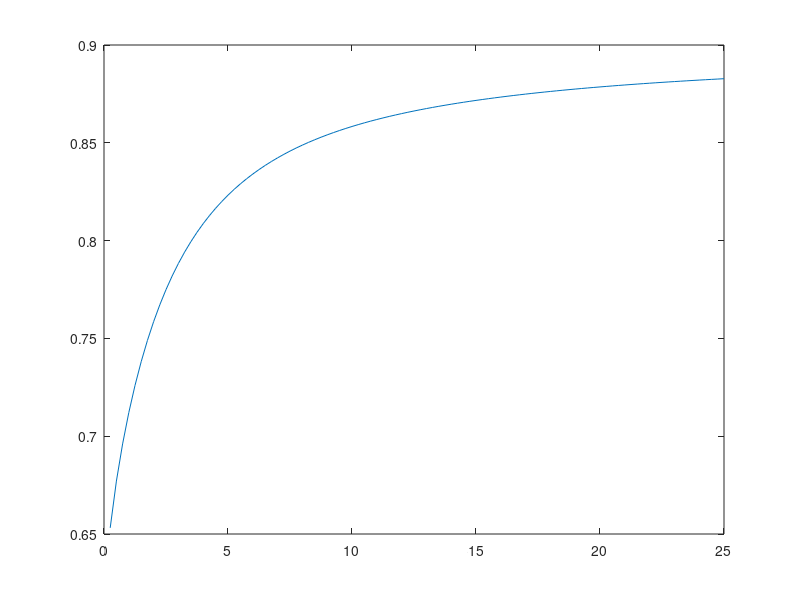

Here is the MATLAB script that generated this plot:
%% Initialization.
clear
clc
close all hidden

%% Measurement parameters.
delta_t = 0.25; % s
number_of_post_bleach_images = 100;
number_of_pixels = 256;
number_of_pad_pixels = 128;
r_bleach = 32; % pixels

intensity_inside_bleach_region = 0.6;
intensity_outside_bleach_region = 0.9;

%% Particle parameters.
D = 350;
k_on = 1;
k_off = 1;

p_free = k_off / ( k_on + k_off );
p_bound = k_on / ( k_on + k_off );

tic
%% Initial condition. 
% Create a high resolution initial condition which is then downsampled to 
% avoid too sharp edges.
upsampling_factor = 3;

[X, Y] = meshgrid(1:upsampling_factor*(number_of_pixels + 2 * number_of_pad_pixels), 1:upsampling_factor*(number_of_pixels + 2 * number_of_pad_pixels));
X = X - 0.5;
Y = Y - 0.5;
xc = number_of_pad_pixels + number_of_pixels / 2;
yc = number_of_pad_pixels + number_of_pixels / 2;

U0 = zeros(size(X));
U0( (X - upsampling_factor * xc).^2 + (Y - upsampling_factor * yc).^2 <= (upsampling_factor * r_bleach)^2 ) = intensity_inside_bleach_region;
U0( (X - upsampling_factor * xc).^2 + (Y - upsampling_factor * yc).^2 > (upsampling_factor * r_bleach)^2 ) = intensity_outside_bleach_region;

% Distribute bound and free according to their marginal distribution,
% defined by p_free and p_bound.
B0 = p_bound * U0;
U0 = p_free * U0;

B0 = imresize(B0, [number_of_pixels + 2 * number_of_pad_pixels, number_of_pixels + 2 * number_of_pad_pixels]);
U0 = imresize(U0, [number_of_pixels + 2 * number_of_pad_pixels, number_of_pixels + 2 * number_of_pad_pixels]);
clear X Y

%% FFT of initial conditions.
F_U0 = fft2(U0);
F_B0 = fft2(B0);

%% FFT space time evolution of PDE system.
F_image_data_post_bleach_u = zeros(number_of_pixels + 2 * number_of_pad_pixels, number_of_pixels + 2 * number_of_pad_pixels, number_of_post_bleach_images);
F_image_data_post_bleach_b = zeros(number_of_pixels + 2 * number_of_pad_pixels, number_of_pixels + 2 * number_of_pad_pixels, number_of_post_bleach_images);
image_data_post_bleach_u = zeros(number_of_pixels + 2 * number_of_pad_pixels, number_of_pixels + 2 * number_of_pad_pixels, number_of_post_bleach_images);
image_data_post_bleach_b = zeros(number_of_pixels + 2 * number_of_pad_pixels, number_of_pixels + 2 * number_of_pad_pixels, number_of_post_bleach_images);

[XSI1, XSI2] = meshgrid(-(number_of_pixels + 2 * number_of_pad_pixels)/2:(number_of_pixels + 2 * number_of_pad_pixels)/2-1, ...
                        -(number_of_pixels + 2 * number_of_pad_pixels)/2:(number_of_pixels + 2 * number_of_pad_pixels)/2-1);

XSI1 = XSI1 * 2 * pi / (number_of_pixels + 2 * number_of_pad_pixels);
XSI2 = XSI2 * 2 * pi / (number_of_pixels + 2 * number_of_pad_pixels);
XSISQ = XSI1.^2 + XSI2.^2;
XSISQ = ifftshift(XSISQ);

% Diagonalization, excluding time t which DD will be multiplied with.
PP11 = -(k_on - k_off + (D^2.*XSISQ.^2 + 2.*D.*k_on.*XSISQ - 2.*D.*k_off.*XSISQ + k_on^2 + 2.*k_on.*k_off + k_off^2).^(1./2) + D.*XSISQ)./(2.*k_on);
PP12 = -(k_on - k_off - (D^2.*XSISQ.^2 + 2.*D.*k_on.*XSISQ - 2.*D.*k_off.*XSISQ + k_on^2 + 2.*k_on.*k_off + k_off^2).^(1./2) + D.*XSISQ)./(2.*k_on);

DD11 = -((k_on + k_off + (D^2.*XSISQ.^2 + 2.*D.*k_on.*XSISQ - 2.*D.*k_off.*XSISQ + k_on^2 + 2.*k_on.*k_off + k_off^2).^(1./2) + D.*XSISQ))./2;
DD22 = -((k_on + k_off - (D^2.*XSISQ.^2 + 2.*D.*k_on.*XSISQ - 2.*D.*k_off.*XSISQ + k_on^2 + 2.*k_on.*k_off + k_off^2).^(1./2) + D.*XSISQ))./2;

PPinv11 = -k_on./(2.*k_on.*k_off + k_on^2 + k_off^2 + D^2.*XSISQ.^2 + 2.*D.*k_on.*XSISQ - 2.*D.*k_off.*XSISQ).^(1./2);
PPinv12 = -(k_on - k_off - (D^2.*XSISQ.^2 + 2.*D.*k_on.*XSISQ - 2.*D.*k_off.*XSISQ + k_on^2 + 2.*k_on.*k_off + k_off^2).^(1./2) + D.*XSISQ)./(2.*(2.*k_on.*k_off + k_on^2 + k_off^2 + D^2.*XSISQ.^2 + 2.*D.*k_on.*XSISQ - 2.*D.*k_off.*XSISQ).^(1./2));
PPinv21 = -PPinv11;%k_on./(2.*k_on.*k_off + k_on^2 + k_off^2 + D^2.*XSISQ.^2 + 2.*D.*k_on.*XSISQ - 2.*D.*k_off.*XSISQ).^(1./2);
PPinv22 = (k_on - k_off + (D^2.*XSISQ.^2 + 2.*D.*k_on.*XSISQ - 2.*D.*k_off.*XSISQ + k_on^2 + 2.*k_on.*k_off + k_off^2).^(1./2) + D.*XSISQ)./(2.*(2.*k_on.*k_off + k_on^2 + k_off^2 + D^2.*XSISQ.^2 + 2.*D.*k_on.*XSISQ - 2.*D.*k_off.*XSISQ).^(1./2));

CONST11 = PP11 .* (PPinv11 .* F_U0 + PPinv12 .* F_B0);
CONST12 = PP12 .* (PPinv21 .* F_U0 + PPinv22 .* F_B0);
CONST21 = PPinv11 .* F_U0 + PPinv12 .* F_B0;
CONST22 = PPinv21 .* F_U0 + PPinv22 .* F_B0;

for t = 1:number_of_post_bleach_images
    T = t * delta_t;
    CONST1 = exp(DD11 * T);
    CONST2 = exp(DD22 * T);
    F_image_data_post_bleach_u(:, :, t) = CONST11 .* CONST1 + CONST12 .* CONST2;
    F_image_data_post_bleach_b(:, :, t) = CONST21 .* CONST1 + CONST22 .* CONST2;
end

image_data_post_bleach = zeros(number_of_pixels + 2 * number_of_pad_pixels, number_of_pixels + 2 * number_of_pad_pixels, number_of_post_bleach_images);
for t = 1:number_of_post_bleach_images
%     image_data_post_bleach_u(:, :, t) = abs(ifft2(F_image_data_post_bleach_u(:, :, t)));
%     image_data_post_bleach_b(:, :, t) = abs(ifft2(F_image_data_post_bleach_b(:, :, t)));
    image_data_post_bleach(:, :, t) = abs(ifft2(F_image_data_post_bleach_u(:, :, t) + F_image_data_post_bleach_b(:, :, t)));
end
image_data_post_bleach = image_data_post_bleach(number_of_pad_pixels+1:end-number_of_pad_pixels, number_of_pad_pixels+1:end-number_of_pad_pixels, :);
% image_data_post_bleach_u = image_data_post_bleach_u(number_of_pad_pixels+1:end-number_of_pad_pixels, number_of_pad_pixels+1:end-number_of_pad_pixels, :);
% image_data_post_bleach_b = image_data_post_bleach_b(number_of_pad_pixels+1:end-number_of_pad_pixels, number_of_pad_pixels+1:end-number_of_pad_pixels, :);

% image_data_post_bleach = image_data_post_bleach_u + image_data_post_bleach_b;
toc
%% Plot.
figure, imagesc(reshape(image_data_post_bleach, [number_of_pixels, number_of_pixels * number_of_post_bleach_images]))
axis 'equal'
axis([0 number_of_post_bleach_images*number_of_pixels 0 number_of_pixels])
axis off

x_bleach = 128;
y_bleach = 128;

[X, Y] = meshgrid(1:number_of_pixels, 1:number_of_pixels);
X = X - 0.5;
Y = Y - 0.5;
ind = find( (X - x_bleach).^2 + (Y - y_bleach).^2 <= r_bleach^2 );
ind = ind(:);
recovery_curve = zeros(1, number_of_post_bleach_images);
for current_image_post_bleach = 1:number_of_post_bleach_images
    slice = image_data_post_bleach(:, :, current_image_post_bleach);
    recovery_curve(current_image_post_bleach) = mean(slice(ind));
end
figure
plot(delta_t:delta_t:number_of_post_bleach_images*delta_t, recovery_curve)